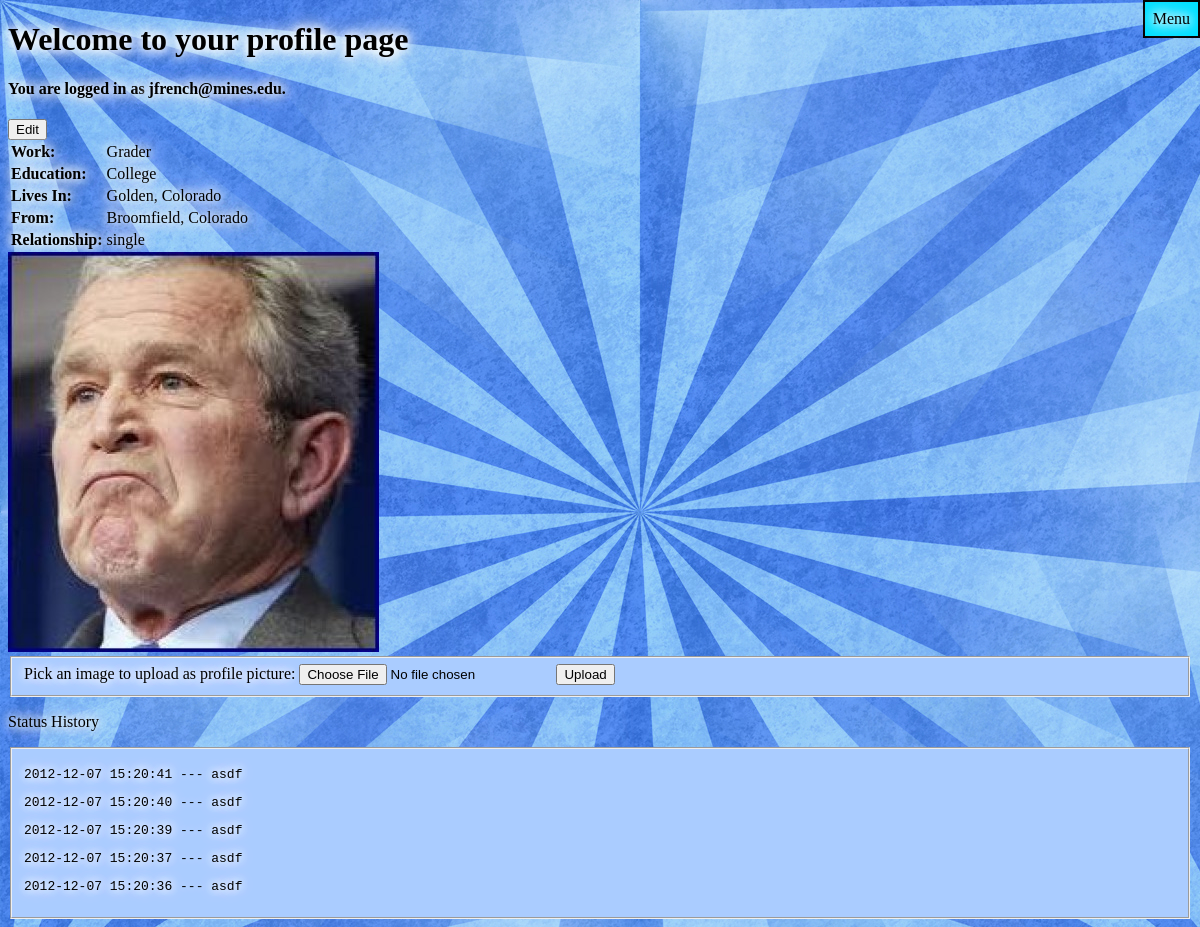
The app's page /profile.php (signed in) with its own data.
### tables this page shows
CREATE TABLE `users` (
  `fname` varchar(100) NOT NULL,
  `lname` varchar(100) NOT NULL,
  `email` varchar(100) NOT NULL,
  `pass` varchar(100) NOT NULL,
  `id` int(11) NOT NULL AUTO_INCREMENT,
  `work` varchar(100) DEFAULT NULL,
  `edu` varchar(100) DEFAULT NULL,
  `liveCity` varchar(100) DEFAULT NULL,
  `liveState` varchar(100) DEFAULT NULL,
  `fromCity` varchar(100) DEFAULT NULL,
  `fromState` varchar(100) DEFAULT NULL,
  `relationship` varchar(100) DEFAULT NULL,
  `image` varchar(100) NOT NULL DEFAULT 'default.jpg',
  PRIMARY KEY (`id`),
  UNIQUE KEY `email` (`email`)
);

CREATE TABLE `messages` (
  `id` int(11) NOT NULL AUTO_INCREMENT,
  `message` varchar(255) NOT NULL,
  `user_id` int(11) NOT NULL,
  `date` datetime NOT NULL,
  PRIMARY KEY (`id`),
  KEY `user_id` (`user_id`),
  CONSTRAINT `messages_ibfk_1` FOREIGN KEY (`user_id`) REFERENCES `users` (`id`) ON DELETE CASCADE
);

### profile.php (the view, shortened to what this page needs)
<?php
	include_once("common.php");
?>
<?php
	$email = $_SESSION['user'];
	$db = new mysqli('localhost', 'team09', 'maroon', 'team09');
	$query = 'select email, work, edu, liveCity, liveState, fromCity, fromState, relationship, image from users';
	$result = $db->query($query);
	while ($row = $result->fetch_assoc()){
		if ($row['email'] == $email) {
			$work = $row['work'];
			$edu = $row['edu'];
			$liveCity = $row['liveCity'];
			$liveState = $row['liveState'];
			$fromCity = $row['fromCity'];
			$fromState = $row['fromState'];
			$relationship = $row['relationship'];
			$image = $row['image'];
		}
	}
?>
	</head>
	<body>
		<h1>Welcome to your profile page</h1>
		<div>
			<h4>You are logged in as <?= $_SESSION['user']."." ?></h4>
			<?php if ( $_SESSION['user'] == $_SESSION['profile'] ){ ?>
				<input type="button" id="edit" value="Edit" onClick="toggleVis('edit_info');" />
			<?php } ?>
		</div>
		<div>
			<table>
				<tr>
					<td><strong>Work:</strong></td>
					<td><?php echo"$work" ?></td>
				</tr>
				<tr>
					<td><strong>Education:</strong></td>
					<td><?php echo"$edu" ?></td>
				</tr>
				<tr>
					<td><strong>Lives In:</strong></td>
					<td><?php echo"$liveCity" ?>, <?php echo"$liveState" ?></td>
				</tr>
				<tr>
					<td><strong>From:</strong></td>
					<td><?php echo"$fromCity" ?>, <?php echo"$fromState" ?></td>
				</tr>
				<tr>
					<td><strong>Relationship:</strong></td>
					<td><?php echo"$relationship" ?></td>
				</tr>
			</table>
		</div>
		<div>
			<img src=<?php echo "images/$image"; ?> alt='profile image'/>
			<form action="upload_test.php" method="post" name="upload_image" enctype="multipart/form-data">
				<fieldset>
					<label for="upload_image">Pick an image to upload as profile picture:</label>
						<input type="file" name="upload_image" id="upload_image"/>
					<input type="submit" value="Upload" />
				</fieldset>
			</form>
		</div>
		<div>
			<p>Status History</p>
			<fieldset>
				<?php
					$db = new mysqli('localhost', 'team09', 'maroon', 'team09');
					$query = 'select id from users where email = ?';
					$prep_query = $db->prepare($query);
					$prep_query->bind_param('s', $_SESSION['user']);
					if ($prep_query->execute()) {
						$prep_query->bind_result($id);
					}
					else {
						die('Failed to execute query');
					}
					$query = 'select message, date from messages where user_id = ? order by date desc limit 5';
					$prep_query = $db->prepare($query);
					$prep_query->bind_param('s', $id);
					if ($prep_query->execute()) {
						$prep_query->bind_result($message, $date);
						while ($prep_query->fetch()) {
							echo "<pre>$date --- $message</pre>";
						}
					}
					else {
						die('Failed to execute query');
					}
				?>
			</fieldset>
		</div>
	</body>
</html>

### format.css (style rules this page uses)
fieldset { background-color: #AACCFF; }
body { background-image:url('images/bg.jpg'); text-shadow: 0px 0px 10px white, 0px 0px 10px white, 0px 0px 20px white, 0px 0px 20px white; }

### records on screen
users: work "Grader", edu "College", liveCity "Golden", liveState "Colorado", fromCity "Broomfield", fromState "Colorado", relationship "single", image (placeholder picture)
messages: date "2012-12-07 15:20:41", message "asdf"
messages: date "2012-12-07 15:20:40", message "asdf"
messages: date "2012-12-07 15:20:39", message "asdf"
messages: date "2012-12-07 15:20:37", message "asdf"
messages: date "2012-12-07 15:20:36", message "asdf"

### other values on screen
$_SESSION['user'] "jfrench@mines.edu"
